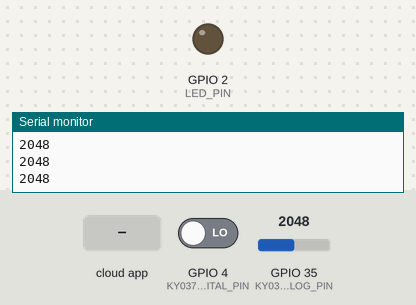
Bench run of a sketch on a simulated ESP32. On the bench: output pins drawn as LEDs (lit = HIGH), the last lines printed to the serial monitor. Inputs (shaded band) come from the test bench; at power-on: GPIO 4 (KY037_DIGITAL_PIN) LOW, GPIO 35 (KY037_ANALOG_PIN) = 2048. WiFi joins after 1.5 s; servers stay silent unless stated.

Above: at 2.7 s.
2.8 s: GPIO 4 (KY037_DIGITAL_PIN) driven HIGH
At 4.2 s:
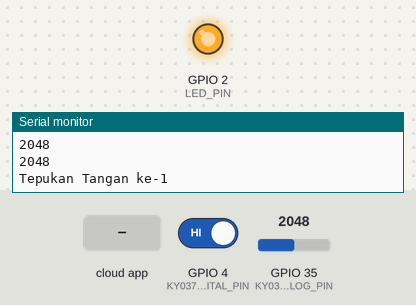
5.8 s: GPIO 4 (KY037_DIGITAL_PIN) driven LOW
At 6.9 s:
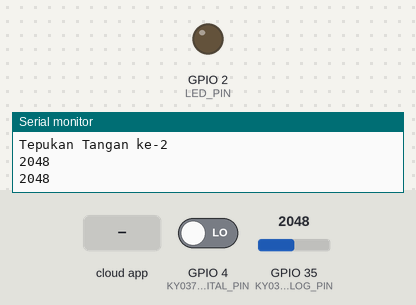
7.3 s: the phone or cloud app sets lED to 1
At 8.0 s:
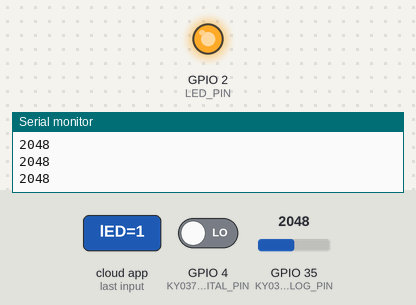
Timing chart, 0 to 10.3 s (numbered marks = the images above; inputs shaded):
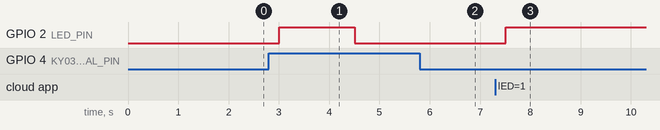

Measured:
- after the input at 2.8 s, GPIO 2 (LED_PIN): LOW → HIGH after 0.21 s, → LOW 1.5 s later
- after the input at 5.8 s, GPIO 2 (LED_PIN): stays LOW (without the input it goes to HIGH after 0.21 s)
- after the input at 7.3 s, GPIO 2 (LED_PIN): LOW → HIGH after 0.21 s

The sketch:

Teppuk_nov26a.ino
```cpp
/*
  Sketch generated by the Arduino IoT Cloud Thing "Untitled"
  https://create.arduino.cc/cloud/things/73c3ba63-c890-44c0-8bcb-5849995082a8

  Arduino IoT Cloud Variables description

  The following variables are automatically generated and updated when changes are made to the Thing

  int analog;
  bool lED;

  Variables which are marked as READ/WRITE in the Cloud Thing will also have functions
  which are called when their values are changed from the Dashboard.
  These functions are generated with the Thing and added at the end of this sketch.
*/

#include "arduino_secrets.h"
#include "thingProperties.h"

#define KY037_ANALOG_PIN 35   // Pin analog untuk sensor KY-037
#define KY037_DIGITAL_PIN 4   // Pin digital untuk output sensor KY-037
#define LED_PIN 2             // Pin digital untuk LED pada ESP32

int knockCount = 0;    // Jumlah tepukan tangan

void setup() {
  // PINMODE
  pinMode(KY037_ANALOG_PIN, INPUT);
  pinMode(KY037_DIGITAL_PIN, INPUT);  // Set pin digital KY-037 sebagai input
  pinMode(LED_PIN, OUTPUT);

  // Initialize serial and wait for port to open:
  Serial.begin(9600);
  // This delay gives the chance to wait for a Serial Monitor without blocking if none is found
  delay(1500);

  // Defined in thingProperties.h
  initProperties();

  // Connect to Arduino IoT Cloud
  ArduinoCloud.begin(ArduinoIoTPreferredConnection);

  /*
     The following function allows you to obtain more information
     related to the state of network and IoT Cloud connection and errors
     the higher number the more granular information you’ll get.
     The default is 0 (only errors).
     Maximum is 4
 */
  setDebugMessageLevel(2);
  ArduinoCloud.printDebugInfo();
}

void loop() {
  ArduinoCloud.update();

  // Your code here
  int sensorValue = analogRead(KY037_ANALOG_PIN);
  Serial.println(sensorValue);
  analog = sensorValue;

 // Deteksi suara tepukan tangan dengan menggunakan output digital KY-037
  if (digitalRead(KY037_DIGITAL_PIN) == HIGH) {
    knockCount++;
    Serial.print("Tepukan Tangan ke-");
    Serial.println(knockCount);

    if (knockCount == 1) {
      // Tepuk tangan 1x, hidupkan LED pada ESP32
      digitalWrite(LED_PIN, HIGH);
      lED = 1;
    } else if (knockCount == 2) {
      // Tepuk tangan 2x, matikan LED pada ESP32
      digitalWrite(LED_PIN, LOW);
      knockCount = 0; // Atur ulang knockCount setelah 2 tepukan
      lED = 0;
    }
    // Tunggu sebentar untuk menghindari deteksi ganda
    delay(1000);
  }
  delay(500);
}

/*
  Since LED is READ_WRITE variable, onLEDChange() is
  executed every time a new value is received from IoT Cloud.
*/
void onLEDChange()  {
  // Add your code here to act upon led change
  if (lED) {
    // Turn on LED
    digitalWrite(LED_PIN, HIGH);
    knockCount = 1;
  } else {
    // Turn off LED
    digitalWrite(LED_PIN, LOW);
    knockCount = 0;
  }
}

void onAnalogChange()  {
  Serial.print("New Analog value: ");
  Serial.println(analog);
}
```

arduino_secrets.h
```cpp
#define SECRET_SSID "TAKA"
#define SECRET_OPTIONAL_PASS "1234567890"
#define SECRET_DEVICE_KEY "1IQFJV1WSDFRLCMNNJBM"
```

thingProperties.h
```cpp
// Code generated by Arduino IoT Cloud, DO NOT EDIT.

#include <ArduinoIoTCloud.h>
#include <Arduino_ConnectionHandler.h>

const char DEVICE_LOGIN_NAME[]  = "b1da9574-2bb0-46d1-8972-28b9bdca3ab0";

const char SSID[]               = SECRET_SSID;    // Network SSID (name)
const char PASS[]               = SECRET_OPTIONAL_PASS;    // Network password (use for WPA, or use as key for WEP)
const char DEVICE_KEY[]         = SECRET_DEVICE_KEY;    // Secret device password

void onLEDChange();
void onAnalogChange();

int analog;
bool lED;

void initProperties(){

  ArduinoCloud.setBoardId(DEVICE_LOGIN_NAME);
  ArduinoCloud.setSecretDeviceKey(DEVICE_KEY);
  ArduinoCloud.addProperty(analog, READ, 1 * SECONDS, onAnalogChange);
  ArduinoCloud.addProperty(lED, READWRITE, ON_CHANGE, onLEDChange);

}

WiFiConnectionHandler ArduinoIoTPreferredConnection(SSID, PASS);
```
